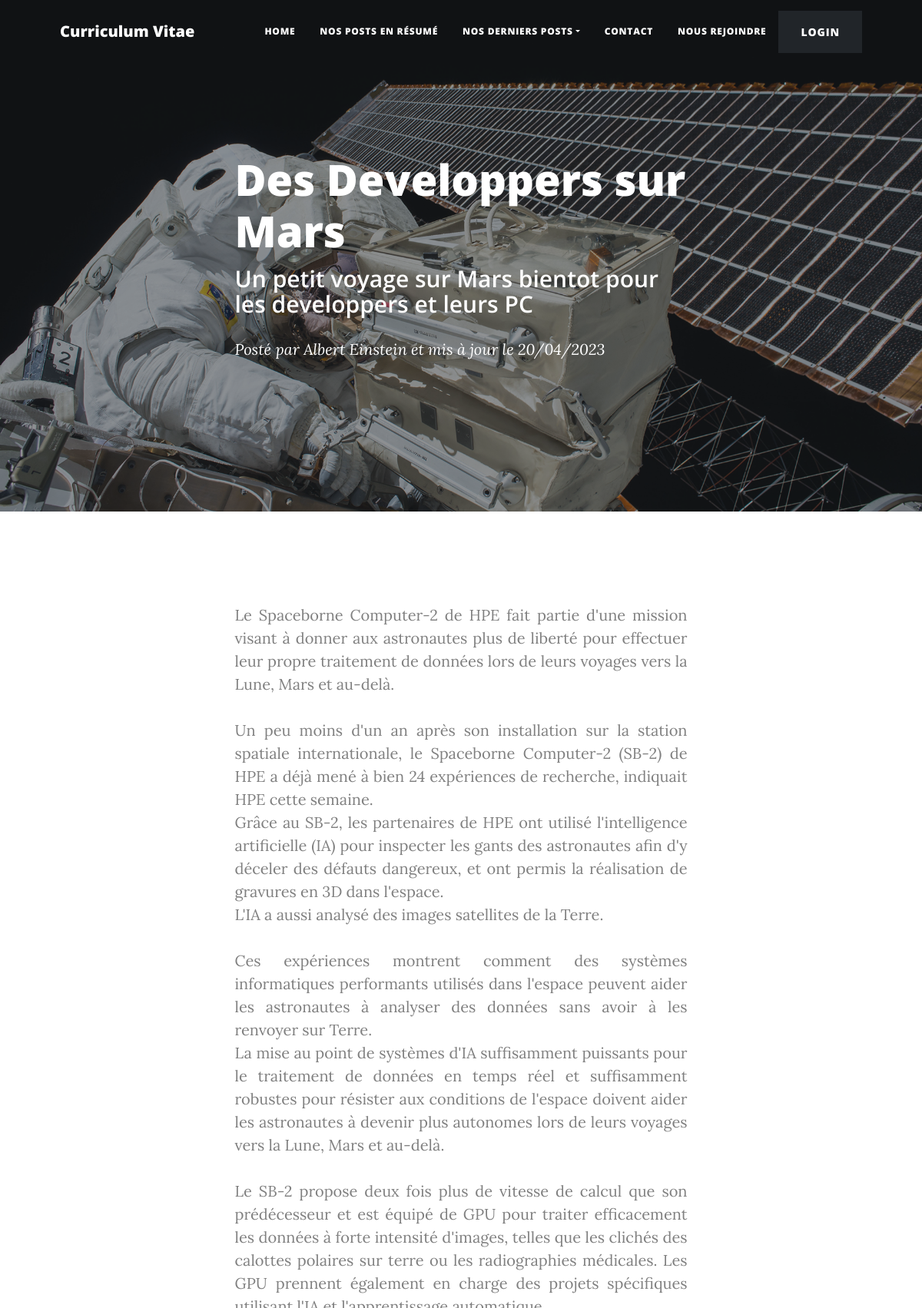
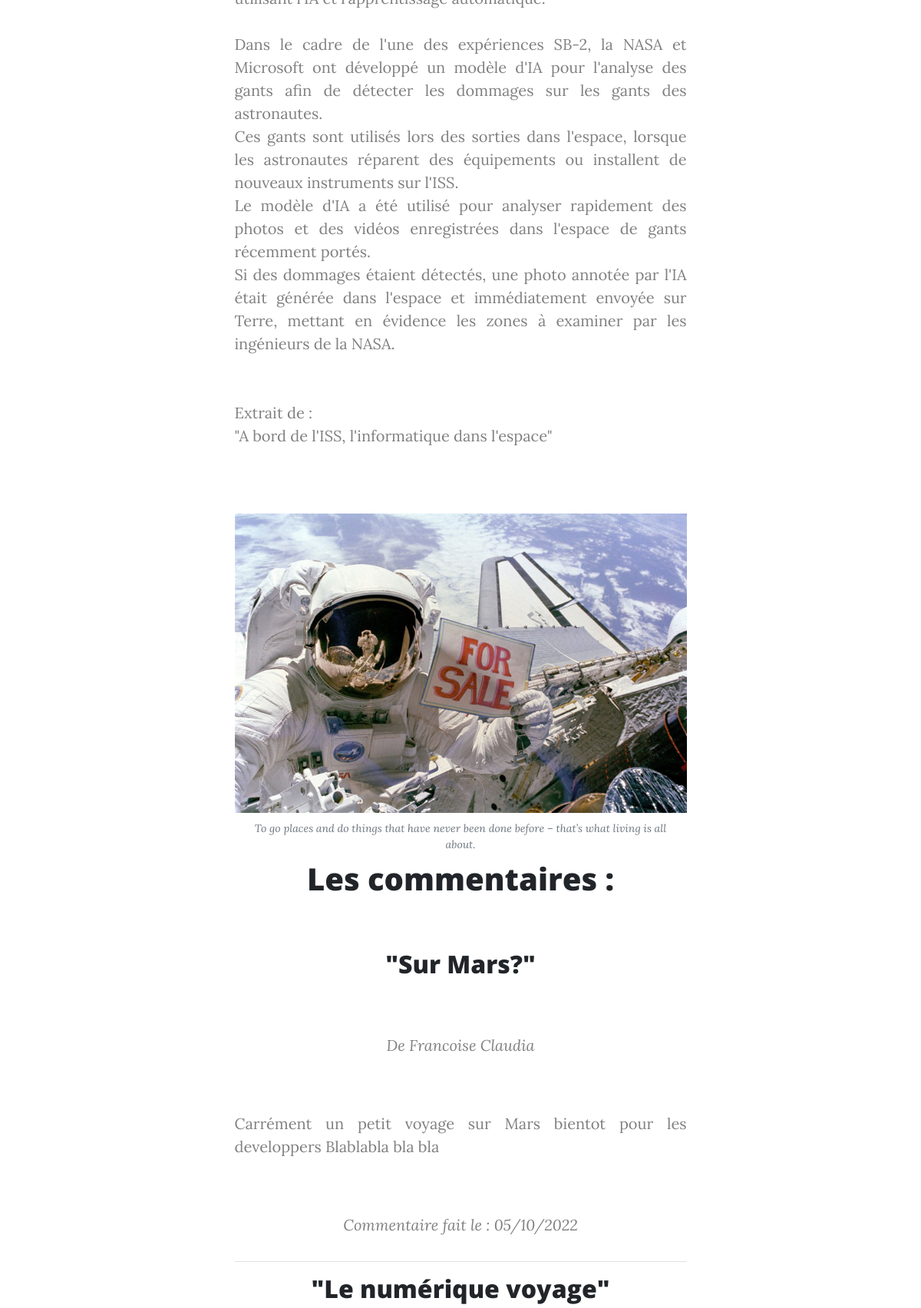
Page /public/index.php?page=post&id=2 (upper part) on the committed database (2 pictures, top to bottom).
### tables this page shows
CREATE TABLE `post` (
  `idPost` int NOT NULL,
  `user_idUser` int NOT NULL,
  `title` varchar(255) NOT NULL,
  `caption` longtext NOT NULL,
  `contentPost` longtext NOT NULL,
  `dateLastUpload` date NOT NULL
);

CREATE TABLE `user` (
  `idUser` int NOT NULL,
  `lastName` varchar(45) NOT NULL,
  `firstName` varchar(45) NOT NULL,
  `email` varchar(45) NOT NULL,
  `password` varchar(250) NOT NULL
);

CREATE TABLE `comment` (
  `idComment` int NOT NULL,
  `lastName` varchar(45) NOT NULL,
  `firstName` varchar(45) NOT NULL,
  `email` varchar(45) NOT NULL,
  `title` varchar(255) NOT NULL,
  `contentComment` longtext NOT NULL,
  `datePublication` date NOT NULL,
  `post_idPost` int NOT NULL,
  `validate` tinyint NOT NULL DEFAULT '0'
);

### App/Controllers/PostController.php (called while the page is built, shortened)
<?php
class PostController extends Controller{
    public function show(){
        if($this->userIsConnected()!== true){
            $comments['comments'] = $this->commentService->getCommentValidateByPost();
        }
        else{
            $comments['comments'] = $this->commentService->getAllCommentByPost();
        }
        $contents['post'] = $this->postService->getUserByPost();
        $this->render('single');
    }
}

### public/index.php (called while the page is built, shortened)
<?php
require_once ROOT.'/App/Autoloader.php';
$action='show';
$controller = new $nameController;
$controller->$action();

### App/Lib/PostService.php (called while the page is built, shortened)
<?php
class PostService{
    private $db;
    public function __construct(){
        $this->db = new Db;
    }
   public function getUserByPost(){
        $id= $_GET['id'];
        $results = [];
        $query = $this->db->getPDO()->prepare("SELECT idPost, title, caption, contentPost, lastName, firstName, DATE_FORMAT(dateLastUpload, '%d/%m/%Y') AS dateLastUpload, idUser
        FROM post
        INNER JOIN user
            ON idUser = user_idUser
            WHERE idPost = '$id'");
        $query->execute();
        $query=$query->fetchall();
        foreach($query as $data){
            $post= new Post($data['idPost'], $data['title'], $data['caption'], $data['contentPost'], $data['lastName'], $data['firstName'], $data['dateLastUpload']);
            array_push($results, $post);
        }
        return $results;
   }
}

### App/Lib/Database.php (called while the page is built, shortened)
<?php
class Database{
    private $pdo;
    public function __construct($dbName = 'blog_pro_p5', $dbUser = 'root', $dbPass ='#@root@#', $dbHost = 'localhost'){
        $this->pdo = new PDO('mysql:dbname=blog_pro_p5;host=localhost', 'root', '#@root@#');
        $this->pdo->setAttribute(PDO::ATTR_ERRMODE, PDO::ERRMODE_EXCEPTION);
    }
    public function getPDO(){
        return $this->pdo;
    }
}

### App/Autoloader.php (called while the page is built, shortened)
<?php
class Autoloader{
    static function autoload($class){
        if (strpos($class, __NAMESPACE__ . '\\') === 0){
            $class = str_replace (__NAMESPACE__.'\\', '', $class);
            $class = str_replace('\\', '/', $class);
        }
    }
}

### App/Models/Post.php (called while the page is built, shortened)
<?php
class Post extends Model{
    public function __construct($idPost=null, $title=null, $caption=null, $contentPost=null, $lastName=null, $firstName=null, $dateLastUpload=null){
        $this->title = $title;
        $this->caption = $caption;
        $this->contentPost = $contentPost;
        $this->lastName = $lastName;
        $this->firstName = $firstName;
        $this->dateLastUpload = $dateLastUpload;
    }
}

### App/Lib/CommentService.php (called while the page is built, shortened)
<?php
class CommentService{
    private $db;
    public function __construct(){
        $this->db = new Db;
    }
   public function getCommentValidateByPost(){
        $id= $_GET['id'];
        $results = [];
        $query = $this->db->getPDO()->prepare("SELECT idComment, comment.title, contentComment, comment.lastName, comment.firstName, DATE_FORMAT(datePublication, '%d/%m/%Y') AS datePublication, post_idPost, validate
        FROM comment
            WHERE validate = 1 AND post_idPost = '$id'");
        $query->execute();
        $query=$query->fetchall();
        foreach($query as $data){
            $comment= new Comment($data['idComment'], $data['title'], $data['contentComment'], $data['lastName'], $data['firstName'], $data['datePublication'], $data['post_idPost'], $data['validate']);
            array_push($results, $comment);
        }
        return $results;
   }
}

### App/Models/Comment.php (called while the page is built, shortened)
<?php
class Comment extends Model{
    public $contentComment;
    public $datePublication;
    public function __construct($idComment=null, $title=null, $contentComment=null, $lastName=null, $firstName=null, $datePublication=null, $post_idPost=null, $validate=null){
        $this->title = $title;
        $this->contentComment = $contentComment;
        $this->lastName = $lastName;
        $this->firstName = $firstName;
        $this->datePublication = $datePublication;
    }
    public function getContent(){
        return $this->contentComment;
    }
    public function getDate(){
        $date = $this->datePublication;
        return $date;
    }
}

### App/Models/Model.php (called while the page is built, shortened)
<?php
class Model{
    public function __get($key)
    {
        return $this->$key;
    }
}

### App/Views/templates/single.php (the view, shortened to what this page needs)
<?php
foreach($post as $value)
?>
<header class="masthead" style="background-image: url('/OCR_Blog_P5/public/assets/img/post-bg.jpg')">
    <div class="container position-relative px-4 px-lg-5">
        <div class="row gx-4 gx-lg-5 justify-content-center">
            <div class="col-md-10 col-lg-8 col-xl-7">
                <div class="post-heading">
                    <h1><?= $value->title; ?></h1>
                    <h2 class="subheading"><?= $value->caption; ?></h2>
                    <span class="meta">
                        Posté par
                        <a href="#"><?= $value->firstName; ?> <?= $value->lastName; ?></a>
                        et mis à jour le <?= $value->dateLastUpload; ?>
                    </span>
                </div>
            </div>
        </div>
    </div>
</header>
<article class="mb-4">
            <div class="container px-4 px-lg-5">
                <div class="row gx-4 gx-lg-5 justify-content-center">
                    <div class="col-md-10 col-lg-8 col-xl-7" style="text-align: center;">
                        <p style="white-space: pre-wrap; text-align : justify;"><?= $value->contentPost; ?></p>
                    </div>
                </div>
            </div>
</article>
<div class="mb-4">
    <div class="container px-4 px-lg-5">
        <div class="row gx-4 gx-lg-5 justify-content-center">
            <div class="col-md-10 col-lg-8 col-xl-7" style="text-align: center;">
                <a href="#comment"><img class="img-fluid" src="/OCR_Blog_P5/public/assets/img/post-sample-image.jpg" alt="..." /></a>
                <span class="caption text-muted">To go places and do things that have never been done before – that’s what living is all about.</span>
                    <h1 id="comment">Les commentaires :</h1>
                        <br></br>
                            <?php foreach($comments as $comment):?>
                            <h2>"<?= $comment->title; ?>"</h2>
                                <p><em>De <?= $comment->lastName; ?> <?= $comment->firstName; ?></em></p>
                                <p style="white-space: pre-wrap; text-align : justify;"><?= $comment->content; ?></p>
                                <p><em>Commentaire fait le :  <?= $comment->date; ?></em></p>
                                <hr ALIGN="center" >
                            <?php endforeach; ?>
                    </div>
                </div>
            </div>
</div>

### rows in the picture
post: title "Des Developpers sur Mars", caption "Un petit voyage sur Mars bientot pour les developpers et leurs PC", user.firstName "Albert", user.lastName "Einstein", contentPost "Le Spaceborne Computer-2 de HPE fait partie d'une mission visant à donner aux astronautes plus de liberté pour effectuer leur propre traitement de données lors de leurs voyages vers la Lune, Mars et au-delà. Un peu moins d'un an après son installation sur la station spatiale internationale, le Spaceborne Computer-2 (SB-2) de HPE a déjà mené à bien 24 expériences de recherche, indiquait HPE cette semaine. Grâce au SB-2, les partenaires de HPE ont utilisé l'intelligence artificielle (IA) pour inspecter les gants des astronautes afin d'y déceler des défauts dangereux, et ont permis la réalisation de gravures en 3D dans l'espace. L'IA a aussi analysé des images satellites de la Terre. Ces…"
comment: title "Sur Mars?", lastName "Francoise", firstName "Claudia", contentComment "Carrément un petit voyage sur Mars bientot pour les developpers Blablabla bla bla", date "05/10/2022"
comment: title "Le numérique voyage"

### other values in the picture
$value->dateLastUpload "20/04/2023"
